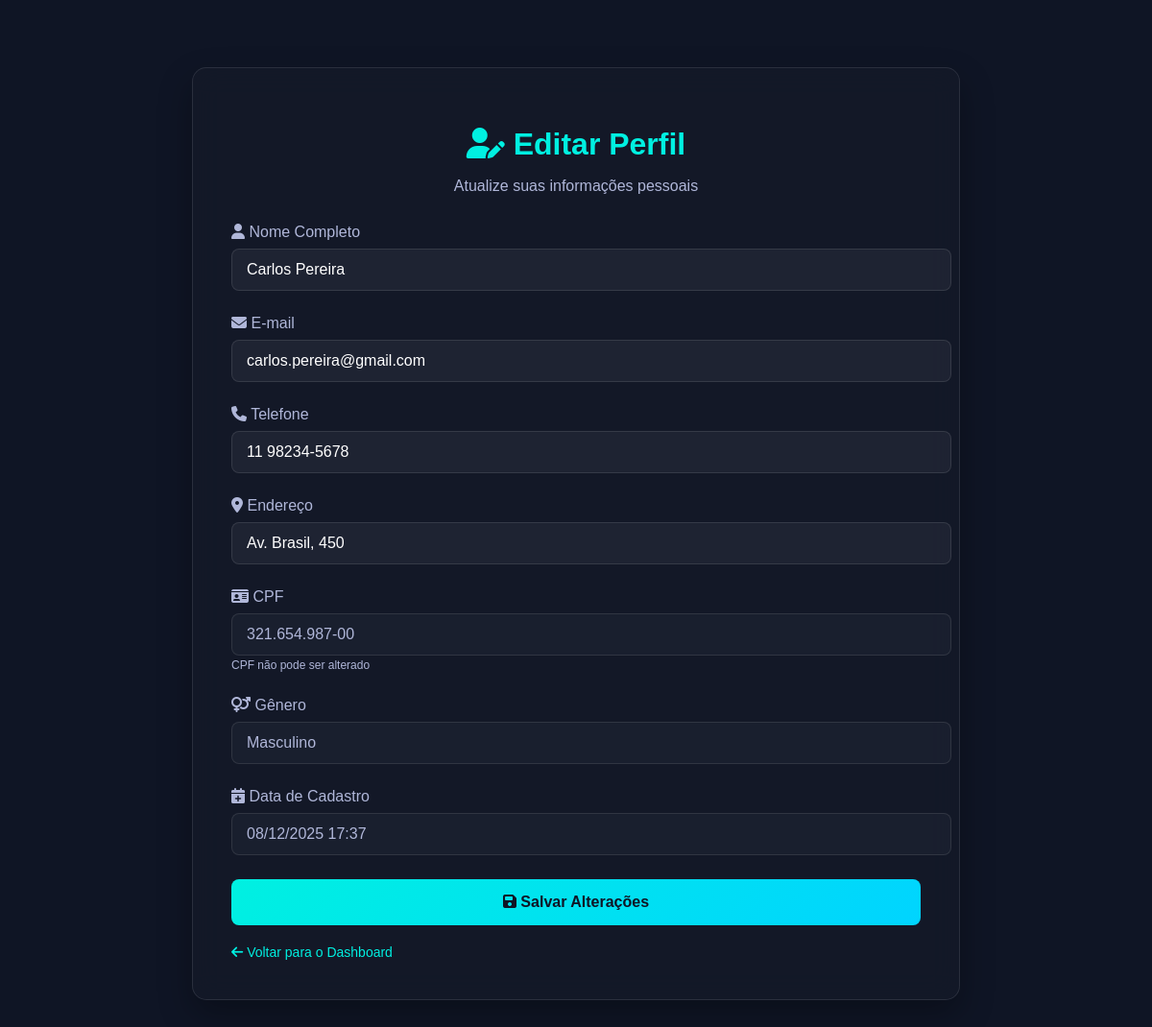
The page /view/editar_perfil.php (signed in) on the database its author committed.
### tables this page shows
CREATE TABLE cliente (
    id_cliente INT AUTO_INCREMENT PRIMARY KEY,
    nome_cliente VARCHAR(255) NOT NULL,
    email VARCHAR(255) NOT NULL UNIQUE,
    endereco VARCHAR(200) NOT NULL,
    telefone VARCHAR(20) NOT NULL,
    genero VARCHAR(10) NOT NULL,
    cpf VARCHAR(15) NOT NULL UNIQUE,
    status VARCHAR(20) DEFAULT 'ativo',
    data_cadastro TIMESTAMP DEFAULT CURRENT_TIMESTAMP
);

### config/Connection.php (called while the page is built, shortened)
<?php
class Connection {
    private static $instance = null;
    public static function getInstance() {
        if (self::$instance === null) {
            try {
                $dsn = sprintf(
                    "mysql:host=%s;dbname=%s;charset=%s",
                    self::DB_HOST,
                    self::DB_NAME,
                    self::DB_CHARSET
                );
                $options = [
                    PDO::ATTR_ERRMODE => PDO::ERRMODE_EXCEPTION,
                    PDO::ATTR_DEFAULT_FETCH_MODE => PDO::FETCH_ASSOC,
                    PDO::ATTR_EMULATE_PREPARES => false
                ];
                self::$instance = new PDO($dsn, self::DB_USER, self::DB_PASS, $options);
                self::$instance->exec("SET NAMES utf8mb4");
            } catch (PDOException $e) {
                error_log("ERRO DE CONEXÃO: " . $e->getMessage());
                die("Erro ao conectar ao banco de dados. Contate o administrador.");
            }
        }
        return self::$instance;
    }
}

### view/AlunoDAO.php (called while the page is built, shortened)
<?php
require_once 'Connection.php';
class AlunoDAO {
    private $conn;
    public function __construct() {
        $this->conn = Connection::getInstance();
    }
    public function buscarAlunoPorId($idAluno) {
        $sql = "SELECT c.*
                FROM cliente c
                WHERE c.id_cliente = :id_aluno";
        $stmt = $this->conn->prepare($sql);
        $stmt->execute([':id_aluno' => $idAluno]);
        return $stmt->fetch(PDO::FETCH_ASSOC);
    }
}
?>

### view/editar_perfil.php (the view, shortened to what this page needs)
<?php
require_once 'AlunoDAO.php';
require_once __DIR__ . '/../config/Connection.php';
$idAluno = $_SESSION['user_id'] ?? '';
$alunoDAO = new AlunoDAO();
$infoAluno = $alunoDAO->buscarAlunoPorId($idAluno);
?>
<!DOCTYPE html>
<html lang="pt-BR">
<head>
    <link rel="stylesheet" href="https://cdnjs.cloudflare.com/ajax/libs/font-awesome/6.5.2/css/all.min.css">
</head>
<body>
    <div class="container">
        <div class="profile-card">
            <div class="profile-header">
                <h1><i class="fas fa-user-edit"></i> Editar Perfil</h1>
                <p>Atualize suas informações pessoais</p>
            </div>
            <form method="POST" action="">
                <div class="form-group">
                    <label for="nome"><i class="fas fa-user"></i> Nome Completo</label>
                    <input type="text" id="nome" name="nome" class="form-control"
                           value="<?php echo htmlspecialchars($infoAluno['nome_cliente'] ?? ''); ?>" required>
                </div>
                <div class="form-group">
                    <label for="email"><i class="fas fa-envelope"></i> E-mail</label>
                    <input type="email" id="email" name="email" class="form-control"
                           value="<?php echo htmlspecialchars($infoAluno['email'] ?? ''); ?>" required>
                </div>
                <div class="form-group">
                    <label for="telefone"><i class="fas fa-phone"></i> Telefone</label>
                    <input type="text" id="telefone" name="telefone" class="form-control"
                           value="<?php echo htmlspecialchars($infoAluno['telefone'] ?? ''); ?>" required>
                </div>
                <div class="form-group">
                    <label for="endereco"><i class="fas fa-map-marker-alt"></i> Endereço</label>
                    <input type="text" id="endereco" name="endereco" class="form-control"
                           value="<?php echo htmlspecialchars($infoAluno['endereco'] ?? ''); ?>" required>
                </div>
                <div class="form-group">
                    <label for="cpf"><i class="fas fa-id-card"></i> CPF</label>
                    <input type="text" id="cpf" class="form-control readonly-field"
                           value="<?php echo htmlspecialchars($infoAluno['cpf'] ?? ''); ?>" readonly>
                    <small style="color: var(--cor-texto-secundario); font-size: 12px;">
                        CPF não pode ser alterado
                    </small>
                </div>
                <div class="form-group">
                    <label for="genero"><i class="fas fa-venus-mars"></i> Gênero</label>
                    <input type="text" id="genero" class="form-control readonly-field"
                           value="<?php echo htmlspecialchars($infoAluno['genero'] ?? ''); ?>" readonly>
                </div>
                <div class="form-group">
                    <label for="data_cadastro"><i class="fas fa-calendar-plus"></i> Data de Cadastro</label>
                    <input type="text" id="data_cadastro" class="form-control readonly-field"
                           value="<?php echo isset($infoAluno['data_cadastro']) ? date('d/m/Y H:i', strtotime($infoAluno['data_cadastro'])) : 'Não informada'; ?>" readonly>
                </div>
                <button type="submit" class="btn">
                    <i class="fas fa-save"></i> Salvar Alterações
                </button>
            </form>
            <a href="dashboard_aluno.php" class="back-link">
                <i class="fas fa-arrow-left"></i> Voltar para o Dashboard
            </a>
        </div>
    </div>
</body>
</html>

### view/editar_perfil.php (style rules this page uses)
:root { --cor-ciano-principal: #00F0E1; --cor-fundo-escuro: #0f1525; --cor-card-escuro: rgba(20, 25, 40, 0.8); --cor-texto-primario: #ffffff; --cor-texto-secundario: #b0b7d9; --cor-verde: #2ecc71; --cor-vermelho: #e74c3c; }
body { font-family: 'Poppins', sans-serif; background: var(--cor-fundo-escuro); color: var(--cor-texto-primario); margin: 0; padding: 0; }
.container { max-width: 800px; margin: 50px auto; padding: 20px; }
.profile-card { background: var(--cor-card-escuro); backdrop-filter: blur(15px); border-radius: 15px; padding: 40px; box-shadow: 0 15px 35px rgba(0, 0, 0, 0.3); border: 1px solid rgba(255, 255, 255, 0.1); }
.profile-header { text-align: center; margin-bottom: 30px; }
.profile-header h1 { color: var(--cor-ciano-principal); margin-bottom: 10px; }
.profile-header p { color: var(--cor-texto-secundario); }
.form-group { margin-bottom: 25px; }
.form-group label { display: block; margin-bottom: 8px; color: var(--cor-texto-secundario); font-weight: 500; }
.form-control { width: 100%; padding: 12px 15px; background: rgba(255, 255, 255, 0.05); border: 1px solid rgba(255, 255, 255, 0.1); border-radius: 8px; color: var(--cor-texto-primario); font-size: 16px; font-family: 'Poppins', sans-serif; }
.btn { background: linear-gradient(135deg, var(--cor-ciano-principal), #00d4ff); color: var(--cor-fundo-escuro); padding: 15px 30px; border: none; border-radius: 8px; font-weight: 600; cursor: pointer; transition: all 0.3s ease; font-size: 16px; width: 100%; font-family: 'Poppins', sans-serif; }
.back-link { display: inline-block; margin-top: 20px; color: var(--cor-ciano-principal); text-decoration: none; font-size: 14px; }
.readonly-field { background: rgba(255, 255, 255, 0.03); color: var(--cor-texto-secundario); }

### rows shown on the page
cliente: nome "Carlos Pereira", email "carlos.pereira@gmail.com", telefone "11 98234-5678", endereco "Av. Brasil, 450", cpf "321.654.987-00", genero "Masculino", data_cadastro "08/12/2025 17:37"
